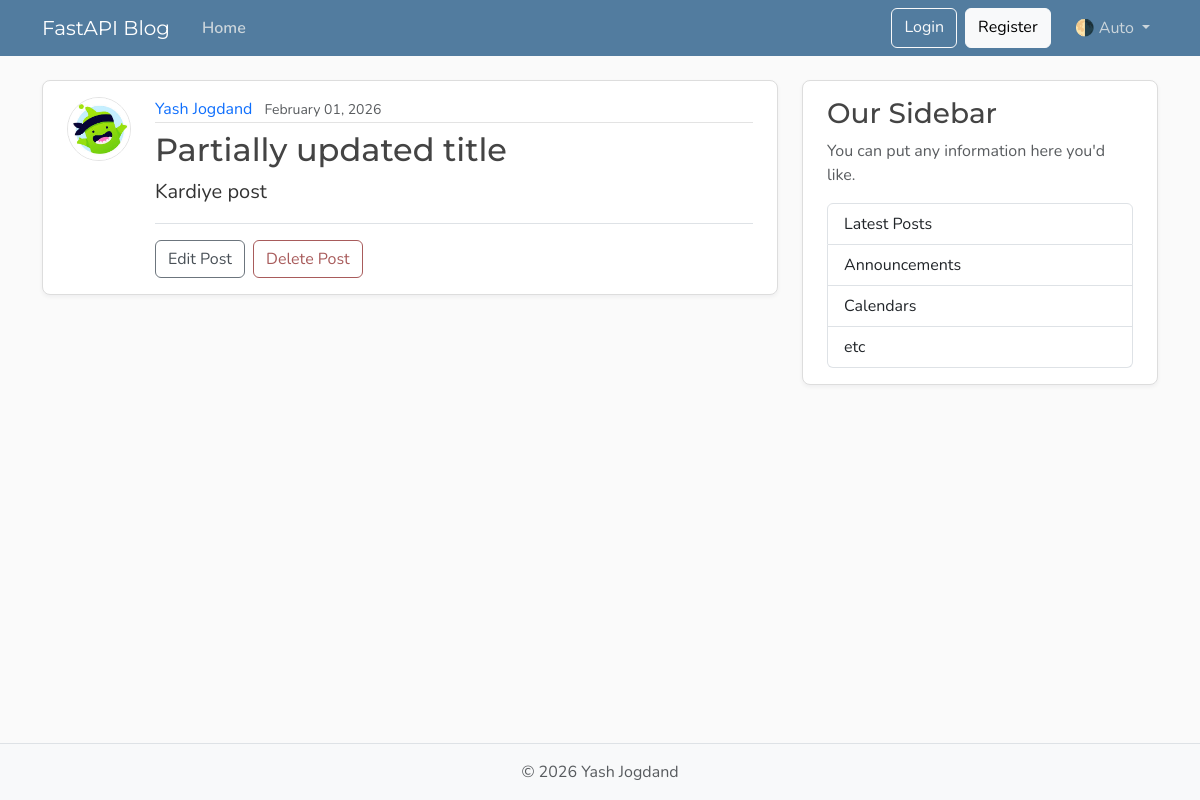
Before: /posts/1 with the older database file.
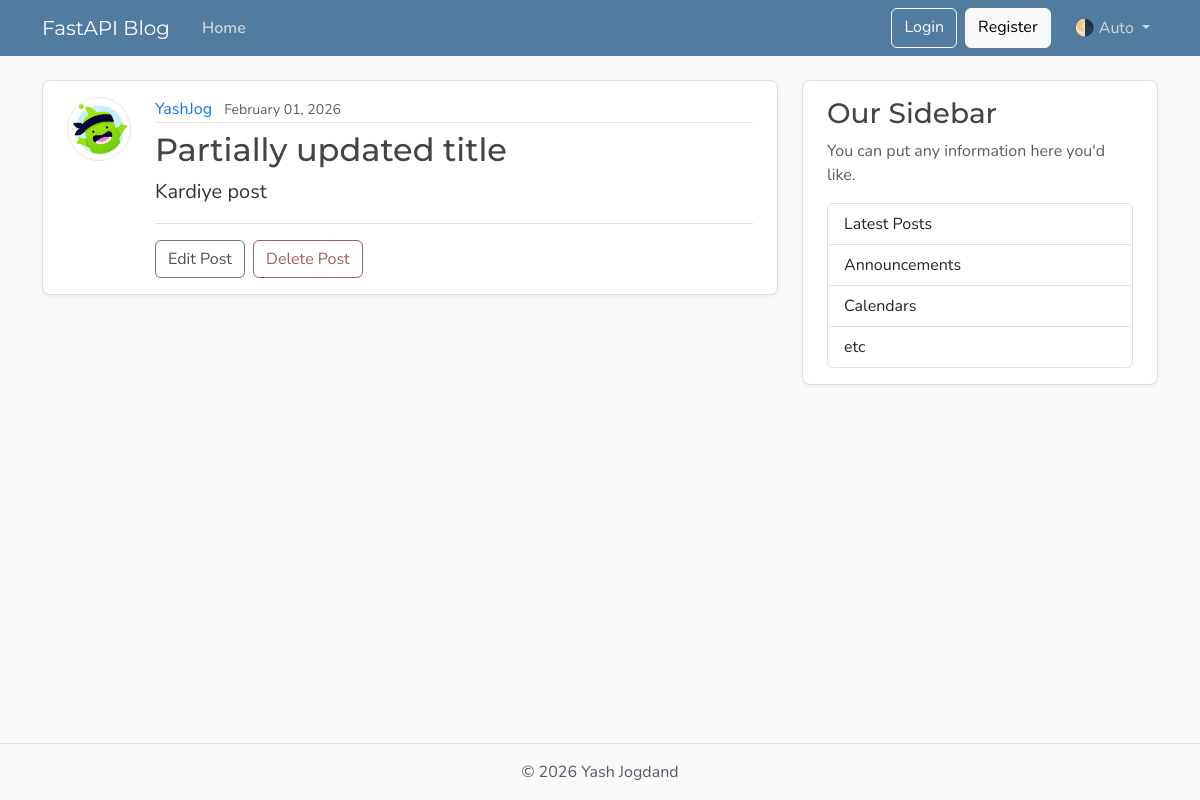
After: the same page with the newer database file.
### models.py (models this page shows, shortened)
class User(Base):
    __tablename__ = "users"
    id: Mapped[int] = mapped_column(Integer, primary_key=True, index=True)
    username: Mapped[str] = mapped_column(String(50), unique=True, nullable=False)
    email: Mapped[str] = mapped_column(String(120), unique=True, nullable=False)
    image_file: Mapped[str | None] = mapped_column(
        String(200),
        nullable=True,
        default=None,
    )
    posts: Mapped[list[Post]] = relationship(back_populates="author")

### main.py (the view)
@app.get("/posts/{post_id}", include_in_schema=False)
def post_page(request: Request, post_id: int, db: Annotated[Session, Depends(get_db)]):
    result = db.execute(select(models.Post).where(models.Post.id == post_id))
    post = result.scalars().first()
    if post:
        title = post.title[:50]
        return templates.TemplateResponse(
            request,
            "post.html",
            {"post": post, "title": title},
        )
    raise HTTPException(status_code=status.HTTP_404_NOT_FOUND, detail="Post not found")

### templates/post.html (shortened to what this page needs)
{% extends "layout.html" %}
{% block content %}
  <article class="content-section py-3 px-4 mb-4">
    <div class="d-flex align-items-start gap-4">
      <img class="rounded-circle article-img flex-shrink-0"
           src="{{ url_for('static', path='profile_pics/download.jpg') }}"
           alt="{{ post.author.username }}'s profile picture"
           width="64"
           height="64"
           loading="lazy">
      <div class="flex-grow-1">
        <div class="article-metadata mb-2">
          <a class="me-2" href="{{ url_for("user_posts_page", user_id=post.author.id) }}">{{ post.author.username }}</a>
          <small class="text-body-secondary">{{ post.date_posted.strftime('%B %d, %Y') }}</small>
        </div>
        <h2 class="article-title">{{ post.title }}</h2>
        <p class="article-content">{{ post.content }}</p>
        <div class="post-actions mt-3 pt-3 border-top">
          <a class="btn btn-outline-secondary me-1" href="#">Edit Post</a>
          <button type="button"
                  class="btn btn-outline-danger"
                  data-bs-toggle="modal"
                  data-bs-target="#deleteModal">Delete Post</button>
        </div>
      </div>
    </div>
  </article>
{% endblock content %}

Changed rows visible on the page:
changed User: author.username "Yash Jogdand" → "YashJog"
